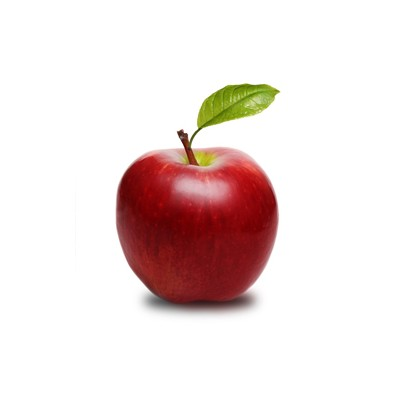
#> input picture image.jpg, 400 x 400 px
$ jupyter execute 'Moore Project.ipynb'   (shell and % lines are left out)
#> lines starting #> are read from the running program, lines starting #| are printed output that depends on the picture; after the words box and inside, x2 and y2 are one past the last pixel; in counts of white or black regions, pixels touching at a corner belong together
## Inspired by this tuturial link: http://imageprocessingplace.org/downloads_V3/root_downloads/tutorials/contour_tracing_Abeer_George_Ghuneim/moore.html

[cell 1]
import cv2
import numpy as np
import matplotlib.pyplot as plt

# read input image

[cell 2]
image = cv2.imread('image.jpg')
#> image is the input picture: shape (400, 400, 3); mean B, G, R 222.3, 224, 237.3
plt.imshow(cv2.cvtColor(image, cv2.COLOR_BGR2RGB))
plt.show()

# Convert from RGB 2 BW

[cell 3]
img = cv2.threshold(cv2.cvtColor(image, cv2.COLOR_BGR2GRAY), 180, 255, cv2.THRESH_BINARY_INV)
img = cv2.medianBlur((255-img[1]), 5)
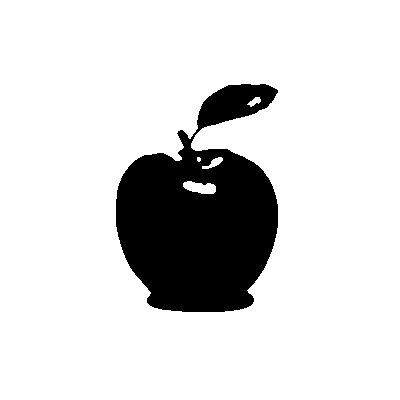
#> img: shape (400, 400); 85.2% white; 1 black region, box (x1, y1, x2, y2) and area: (116, 84, 278, 312) 23716
plt.imshow(img,cmap='gray', vmin=0, vmax=255)

# First step: Set B to be empty.

[cell 4]
B = list()

# Second step: find start point
## From bottom to top and left to right scan the cells of T until a black pixel, s, of P is found.

[cell 5]
b = [0,0]
def get_start(img):
    global b
    [r,c] = img.shape
#> r = 400; c = 400
    for j in range(0,c):
        for i in range(r-1,-1,-1):
            if(img[i,j] == 0):
                return [i,j]
            b = [i,j]
s =  get_start(img)
#> s = [226, 116]
print(f'start point is : {s}')
#| start point is : [226, 116]
print(f'backtrak point is : {b}')

## Insert s in B

[cell 6]
B.append(s)

## Set the current boundary point p to s i.e. p=s

[cell 7]
p = s.copy()
#> p = [226, 116]

[cell 8]
def get_index(p,b):
    if(b[1] - p[1] == -1):
        if(b[0] - p[0] == -1):
            return 1

        if(b[0] - p[0] == 0): # go from p8 to p1
            return 8

        if(b[0] - p[0] == 1): # go from p7 to p8
            return 7

    if(b[1] - p[1] == 0):
        if(b[0] - p[0] == -1): # go from p2 to p3
            return 2

        if(b[0] - p[0] == 1): # go from p6 to p7
            return 6

    if(b[1] - p[1] == 1):
        if(b[0] - p[0] == -1): # B in p3 and go to p4
            return 3

        if(b[0] - p[0] == 0): # go from p4 to p5
            return 4

        if(b[0] - p[0] == 1): # go from p5 to p6
            return 5

[cell 9]
def apply_neighbor(p,index):
    if(index > 8):
        index -= 8
    if(index == 1):
        return [p[0]-1,p[1]-1]
    if(index == 2):
        return [p[0]-1,p[1]]
    if(index == 3):
        return [p[0]-1,p[1]+1]
    if(index == 4):
        return [p[0],p[1]+1]
    if(index == 5):
        return [p[0]+1,p[1]+1]
    if(index == 6):
        return [p[0]+1,p[1]]
    if(index == 7):
        return [p[0]+1,p[1]-1]
    if(index == 8):
        return [p[0],p[1]-1]

[cell 10]
def isValid(p,img):
    if(p[0] < 0 or p[1] < 0 or p[0] >=img.shape[0] or p[1] >= img.shape[1]):
        return False
    return True

[cell 11]
def get_next(p,b):
    index = get_index(p,b)
#> index = 6
    for i in range(1,9):
        if(isValid(apply_neighbor(p.copy(),index + i ), img)):
            c = apply_neighbor(p.copy(),index + i)
            break
#> this loop made 1 pass
#> c on pass 1: [227, 115]
    return c

c = get_next(p,b)
#> c = [227, 115]
c
#> Out = [227, 115]

[cell 12]
while(c != s):
    if(c in B):
        break
    if(img[c[0],c[1]] == 0):
        B.append(c)
        b = p.copy()
        p = c.copy()
        c = get_next(p,b)
    else:
        b = c.copy()
        c = get_next(p,b)
#> this loop made 3030 passes
#> (b, p, c) on passes 4, 8, 12, 16, 20, 24, 28, 32, 36, 40, 44, 48: ([226, 116], [225, 116], [226, 115]), ([225, 116], [224, 116], [225, 115]), ([224, 116], [223, 116], [224, 115]), ([223, 116], [222, 116], [223, 115]), ([222, 116], [221, 116], [222, 115]), ([221, 116], [220, 116], [221, 115]), ([220, 116], [219, 116], [220, 115]), ([219, 116], [218, 116], [219, 115]), ([218, 116], [217, 116], [218, 115]), ([217, 116], [216, 116], [217, 115]), ([216, 116], [215, 116], [216, 115]), ([215, 116], [214, 116], [215, 115])
#> (b, c) on passes 1, 2, 3, 5, 6, 7: ([227, 115], [226, 115]), ([226, 115], [225, 115]), ([225, 115], [225, 116]), ([226, 115], [225, 115]), ([225, 115], [224, 115]), ([224, 115], [224, 116])
#> after the loop, B = 756 pairs, first value 84 to 311, second value 116 to 277; p = [227, 117]

[cell 13]
for i in range(0,img.shape[0]):
    for j in range(0,img.shape[1]):
        img[i,j] = 0
#> img: shape (400, 400); every value is 0

for b in B:
    img[b[0],b[1]] = 255
#> this loop made 756 passes
#> b on passes 1 to 3: [226, 116], [225, 116], [224, 116]
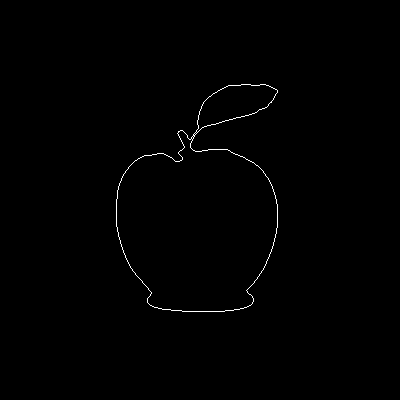
#> img: shape (400, 400); 0.47% white in thin lines or dots, all inside (x1, y1, x2, y2) = (116, 84, 278, 312)
